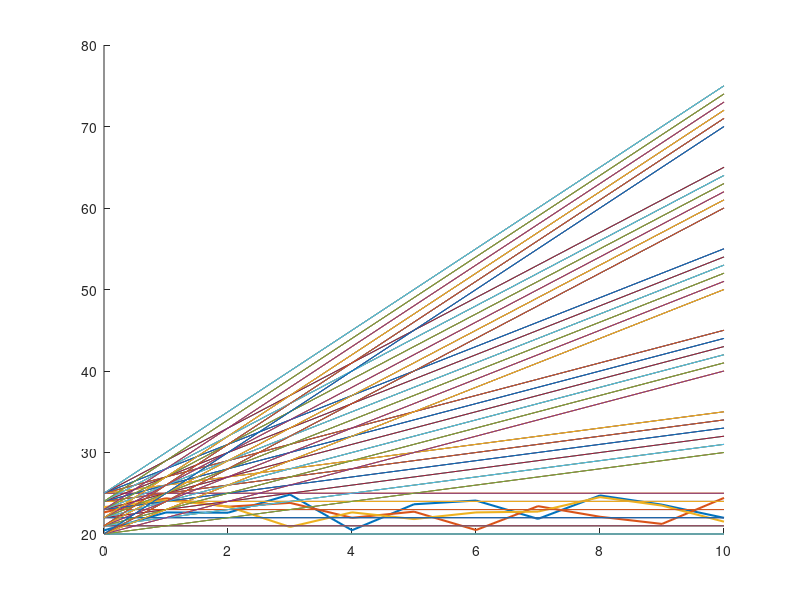
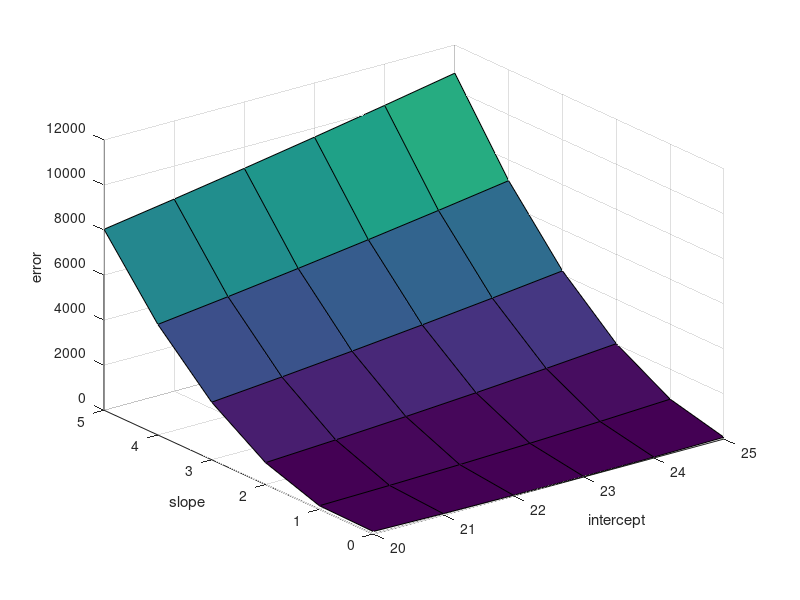
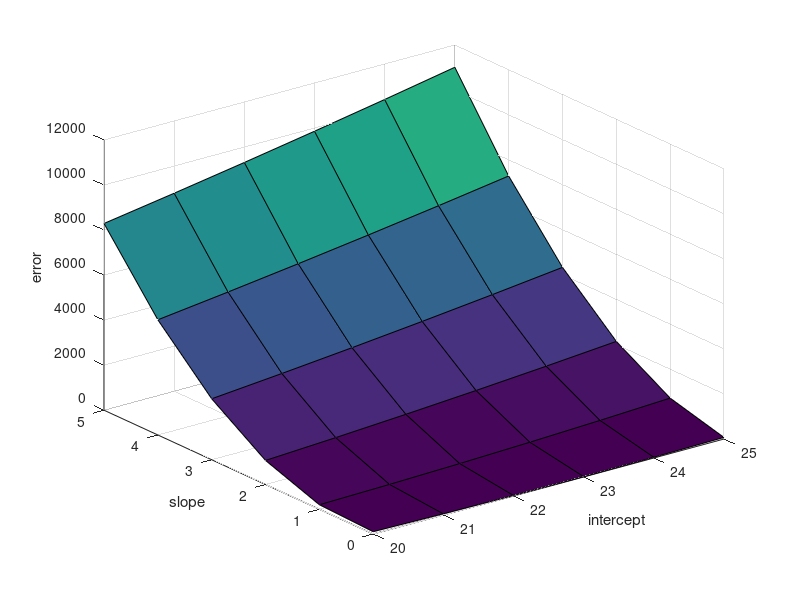
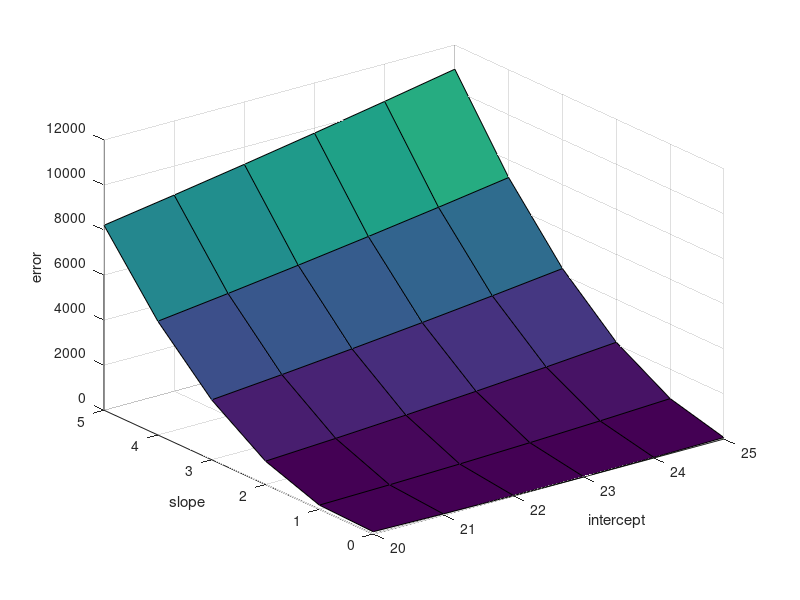

MATLAB code to generate these figures, in order:
%federated SGD with number of clients=3, C=1

tic
sig=2;
mu=2;
weight=0:1:10;
slope=0:1:5;
intercept=20:1:25;

%temperature data from 3 independent sensors

height1=(25-20).*rand(1,length(weight)) + 20; 
height2=(25-20).*rand(1,length(weight)) + 20;
height3=(25-20).*rand(1,length(weight)) + 20;
% height1=2*weight+22;
% height2=2*weight+21;
% height3=2*weight+23;
hold on
plot(weight,height1,"linewidth",1.5)
plot(weight,height2,"linewidth",1.5)
plot(weight,height3,"linewidth",1.5)
error1=zeros(length(slope),length(intercept)); %to store mean squared errors
error2=zeros(length(slope),length(intercept)); %to store mean squared errors
error3=zeros(length(slope),length(intercept)); %to store mean squared errors

%calculating mean squared errors
for i=1:length(slope)
    for j=1:length(intercept)
        predop=weight*slope(i)+intercept(j);
        error=0;
        hold on
        plot(weight,predop)
        for k=1:length(predop)
            error=error+(height1(k)-predop(k))^2;
        end
        error1(i,j)=error;
    end
end
for i=1:length(slope)
    for j=1:length(intercept)
        predop=weight*slope(i)+intercept(j);
        error=0;
        hold on
        plot(weight,predop)
        for k=1:length(predop)
            error=error+(height2(k)-predop(k))^2;
        end
        error2(i,j)=error;
    end
end
for i=1:length(slope)
    for j=1:length(intercept)
        predop=weight*slope(i)+intercept(j);
        error=0;
        hold on
        plot(weight,predop)
        for k=1:length(predop)
            error=error+(height3(k)-predop(k))^2;
        end
        error3(i,j)=error;
    end
end
%plotting mean squared errors
figure
[X,Y]=meshgrid(intercept,slope);
 surf(X,Y,error1);
 xlabel("intercept")
 ylabel("slope")
 zlabel("error")
 figure
[X,Y]=meshgrid(intercept,slope);
 surf(X,Y,error2);
 xlabel("intercept")
 ylabel("slope")
 zlabel("error")
 figure
[X,Y]=meshgrid(intercept,slope);
 surf(X,Y,error3);
 xlabel("intercept")
 ylabel("slope")
 zlabel("error")
 
%fed SGD

niter=1000;
 steps=-inf;
 stepi=-inf;
 lrs=0.0003;  %learning rate for calculating grad wrt slope
 lri=0.0009;   %learning rate for calculating grad wrt intercept
 iter=0;
 k=slope(1);  %starting from inital value of slope
 l=intercept(1); %starting from inital value of intercept
 while(steps<=-0.01 && iter<=niter && stepi<=-0.01)  %terminating conditions
     gradients1=0;  %gradient wrt slope (client 1)
     gradienti1=0;  %gradient wrt intercept (client 1)
     gradients2=0;  %gradient wrt slope (client 2)
     gradienti2=0;  %gradient wrt intercept (client 2) 
     gradients3=0;  %gradient wrt slope (client 3)
     gradienti3=0;  %gradient wrt intercept (client 3)
     for i=1:length(weight)
         gradients1=gradients1+(-2*(height1(i)-(weight(i)*k+l))*weight(i));
     end
     
     for i=1:length(weight)
         gradienti1=gradienti1+(-2*(height1(i)-(weight(i)*k+l)));
     end
     
     for i=1:length(weight)
         gradients2=gradients2+(-2*(height2(i)-(weight(i)*k+l))*weight(i));
     end
     
     for i=1:length(weight)
         gradienti2=gradienti2+(-2*(height2(i)-(weight(i)*k+l)));
     end
     
     for i=1:length(weight)
         gradients3=gradients3+(-2*(height3(i)-(weight(i)*k+l))*weight(i));
     end
     
     for i=1:length(weight)
         gradienti3=gradienti3+(-2*(height3(i)-(weight(i)*k+l)));
     end
%      gradients
       if(steps<=-0.01)
     steps=(gradients1+gradients2+gradients3)*lrs/3;  %server side averaging
       end
       if(stepi<=-0.01)
     stepi=(gradienti1+gradienti2+gradienti3)*lri/3;  %server side averaging
       end
     k=k-steps;
     l=l-stepi;
     iter=iter+1;
 end
  predslope=k
 predintercept=l
 iter
 figure
 plot(weight,height1)
 hold on
 plot(weight,height2)
 plot(weight,height3)
 plot(weight,weight*predslope+predintercept,"linewidth",1.5)
 toc
 
 %next 10 temperature predictions
    new=11:1:21;
 predictions=new*predslope+predintercept